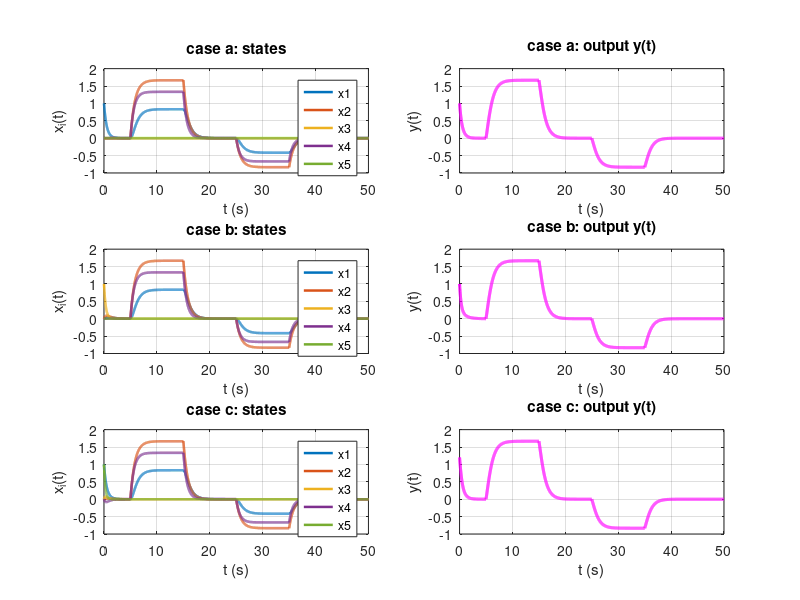

Here is the MATLAB script that generated this plot:

% I) first we define system matrices
A = [ -2   1    0    0    0;
       0 -1.2  0.5   0    0;
       0   0   -3    0   0.8;
       0   0    0   -1.5 -0.6;
       0   0    0     0   -4 ];

B = [0; 1; 0; 1; 0] ;

C = [1 0.5 1 0 0.2] ;

D = 0;

% II)now we  define time vector and input u
Ts = 0.01;                 % sampling time
t  = 0:Ts:50;              % time vector
u  = zeros(size(t));       % init input
% piecewise input
u(t>=5  & t<=15) = 2;
u(t>=25 & t<=35) = -1;

function [X, Y] = euler_sim(A,B,C,D,Ts,t,u,x0)

    % III) define storage for state
    X = zeros(length(x0), length(t));
    X(:,1) = x0;
    % IV) define storage for output
    Y = zeros(size(t));
    Y(1) = C * x0 + D * u(1);
    % V–VI) euler loop
    for i = 2:length(t)
        xd = A*X(:,i-1) + B*u(i-1);         % state derivative
        X(:,i) = X(:,i-1) + Ts * xd;        % euler update
        Y(i)   = C*X(:,i) + D*u(i);         % output update
    end
end
% initial condition cases
x0a = [1;0;0;0;0];
x0b = [0;0;1;0;0];
x0c = [1;0;0;0;1];
% simulate all cases
[Xa, Ya] = euler_sim(A,B,C,D,Ts,t,u,x0a);
[Xb, Yb] = euler_sim(A,B,C,D,Ts,t,u,x0b);
[Xc, Yc] = euler_sim(A,B,C,D,Ts,t,u,x0c);


% plot

figure('Color','w','Position',[200 100 1200 800])
subplot(3,2,1)
plot(t, Xa,'LineWidth',1.8)
title('case a: states','color','k')
xlabel('t (s)'), ylabel('x_i(t)')
grid on
legend('x1','x2','x3','x4','x5','location','best')
set(gca,'fontsize',10)
subplot(3,2,2)
plot(t, Ya,'m','LineWidth',2.2)
title('case a: output y(t)','color','k')
xlabel('t (s)'), ylabel('y(t)')
grid on
set(gca,'fontsize',10)


subplot(3,2,3)
plot(t, Xb,'LineWidth',1.8)
title('case b: states','color','k')
xlabel('t (s)'), ylabel('x_i(t)')
grid on
legend('x1','x2','x3','x4','x5','location','best')
set(gca,'fontsize',10)
subplot(3,2,4)
plot(t, Yb,'m','LineWidth',2.2)
title('case b: output y(t)','color','k')
xlabel('t (s)'), ylabel('y(t)')
grid on
set(gca,'fontsize',10)

subplot(3,2,5)
plot(t, Xc,'LineWidth',1.8)
title('case c: states','color','k')
xlabel('t (s)'), ylabel('x_i(t)')
grid on
legend('x1','x2','x3','x4','x5','location','best')
set(gca,'fontsize',10)

subplot(3,2,6)
plot(t, Yc,'m','LineWidth',2.2)
title('case c: output y(t)','color','k')
xlabel('t (s)'), ylabel('y(t)')
grid on
set(gca,'fontsize',10)
